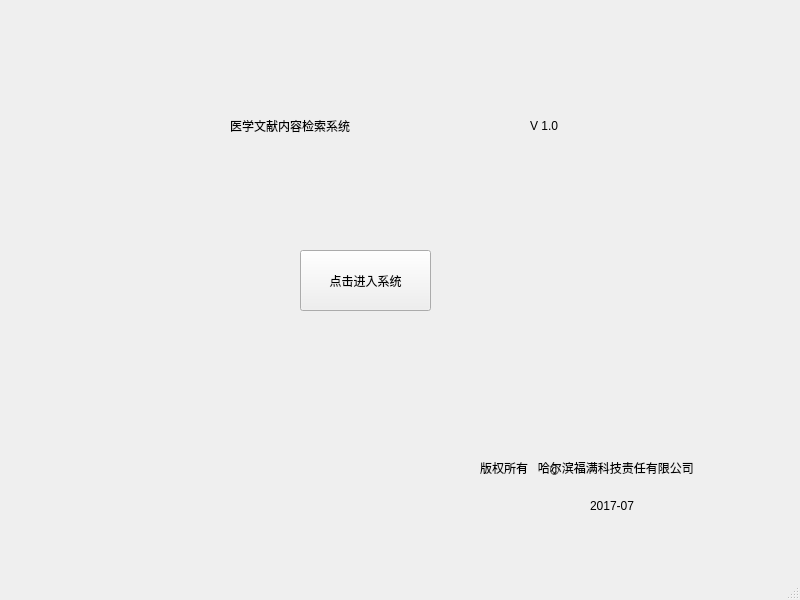
<?xml version="1.0" encoding="UTF-8"?>
<ui version="4.0">
 <class>MainWindow</class>
 <widget class="QMainWindow" name="MainWindow">
  <property name="geometry">
   <rect>
    <x>0</x>
    <y>0</y>
    <width>800</width>
    <height>600</height>
   </rect>
  </property>
  <property name="windowTitle">
   <string>医学文献内容检索系统v1.0</string>
  </property>
  <widget class="QWidget" name="centralwidget">
   <widget class="QPushButton" name="pushButton">
    <property name="geometry">
     <rect>
      <x>300</x>
      <y>250</y>
      <width>131</width>
      <height>61</height>
     </rect>
    </property>
    <property name="styleSheet">
     <string notr="true">font: 75 italic 14pt &quot;Agency FB&quot;;</string>
    </property>
    <property name="text">
     <string>点击进入系统</string>
    </property>
   </widget>
   <widget class="QLabel" name="label">
    <property name="geometry">
     <rect>
      <x>230</x>
      <y>90</y>
      <width>281</width>
      <height>71</height>
     </rect>
    </property>
    <property name="styleSheet">
     <string notr="true">font: 75 20pt &quot;黑体&quot;;</string>
    </property>
    <property name="text">
     <string>医学文献内容检索系统</string>
    </property>
   </widget>
   <widget class="QLabel" name="label_2">
    <property name="geometry">
     <rect>
      <x>480</x>
      <y>460</y>
      <width>311</width>
      <height>16</height>
     </rect>
    </property>
    <property name="styleSheet">
     <string notr="true">font: 12pt &quot;隶书&quot;;</string>
    </property>
    <property name="text">
     <string>版权所有   哈尔滨福满科技责任有限公司</string>
    </property>
   </widget>
   <widget class="QLabel" name="label_3">
    <property name="geometry">
     <rect>
      <x>590</x>
      <y>500</y>
      <width>54</width>
      <height>12</height>
     </rect>
    </property>
    <property name="styleSheet">
     <string notr="true">font: 12pt &quot;Times New Roman&quot;;</string>
    </property>
    <property name="text">
     <string>2017-07</string>
    </property>
   </widget>
   <widget class="QLabel" name="label_4">
    <property name="geometry">
     <rect>
      <x>530</x>
      <y>110</y>
      <width>91</width>
      <height>31</height>
     </rect>
    </property>
    <property name="styleSheet">
     <string notr="true">font: 20pt &quot;Times New Roman&quot;;</string>
    </property>
    <property name="text">
     <string>V 1.0</string>
    </property>
   </widget>
   <widget class="QLabel" name="label_5">
    <property name="geometry">
     <rect>
      <x>550</x>
      <y>460</y>
      <width>16</width>
      <height>21</height>
     </rect>
    </property>
    <property name="styleSheet">
     <string notr="true">font: 20pt &quot;宋体&quot;;
font: 20pt &quot;楷体&quot;;</string>
    </property>
    <property name="text">
     <string>©</string>
    </property>
   </widget>
  </widget>
  <widget class="QMenuBar" name="menubar">
   <property name="geometry">
    <rect>
     <x>0</x>
     <y>0</y>
     <width>800</width>
     <height>23</height>
    </rect>
   </property>
  </widget>
  <widget class="QStatusBar" name="statusbar"/>
 </widget>
 <resources/>
 <connections>
  <connection>
   <sender>pushButton</sender>
   <signal>clicked()</signal>
   <receiver>MainWindow</receiver>
   <slot>click_enter()</slot>
   <hints>
    <hint type="sourcelabel">
     <x>396</x>
     <y>447</y>
    </hint>
    <hint type="destinationlabel">
     <x>920</x>
     <y>442</y>
    </hint>
   </hints>
  </connection>
 </connections>
 <slots>
  <slot>click_enter()</slot>
 </slots>
</ui>
